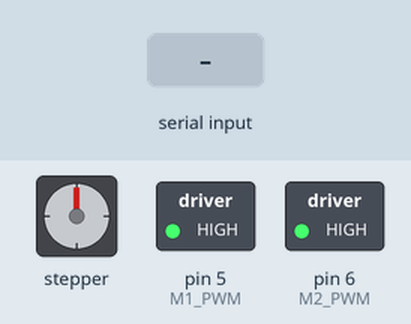
Simulated run of this sketch. Board: Arduino Uno, built with avr-gcc and run on an emulated ATmega328P. On the bench: stepper motor, switched loads named in the sketch (green lamp = pin HIGH). Inputs (shaded band) come from the test bench. Stepper angles assume 200 steps per turn.

Above: at 1.2 s.
1.3 s: "1" received over Serial
At 1.45 s:
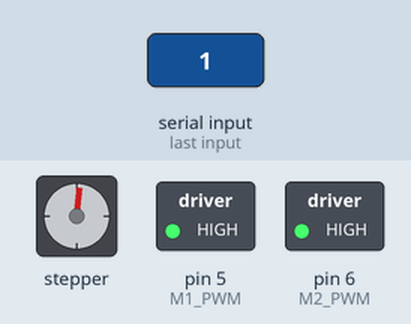
At 2.05 s:
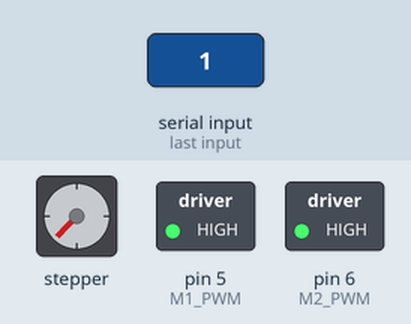
3.8 s: "0" received over Serial
At 3.95 s:
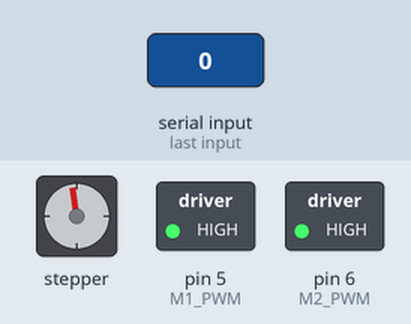
Timing chart, 0 to 6.8 s (numbered marks = the images above; inputs shaded):
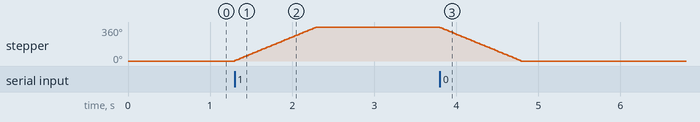

The sketch:

steppermotor.ino
```cpp
#include <Stepper.h>

// Define the number of steps per revolution for your specific motor (e.g., 200)
const int stepsPerRevolution = 200;

// Map Romeo V1.3 direction pins to the library
// Pin 4 = Motor 1 Direction, Pin 7 = Motor 2 Direction
// We pass dummy pins (8, 9) because the library expects 4 pins, but we only use 2 for direction control
Stepper myStepper(stepsPerRevolution, 4, 8, 7, 9);

// Romeo Enable/Speed pins
const int M1_PWM = 5;
const int M2_PWM = 6;

void setup() {
  Serial.begin(9600);
  // Set Romeo driver enable pins as outputs
  pinMode(M1_PWM, OUTPUT);
  pinMode(M2_PWM, OUTPUT);

  // Keep driver channels permanently enabled
  digitalWrite(M1_PWM, HIGH);
  digitalWrite(M2_PWM, HIGH);

  // Set motor speed in RPM
  myStepper.setSpeed(60);
}

void loop() {
    if (Serial.available() > 0) {
    char command = Serial.read();
    if (command == '1') {
      myStepper.step(stepsPerRevolution);
      delay(1000);
    } else if (command == '0') {
      myStepper.step(-stepsPerRevolution);
      delay(1000);
    }
  }
}
```

Measured:
- after the input at 1.3 s, stepper: turns 360° clockwise in 0.99 s, starting at once
- after the input at 3.8 s, stepper: turns 360° counter-clockwise in 0.99 s, starting at once
